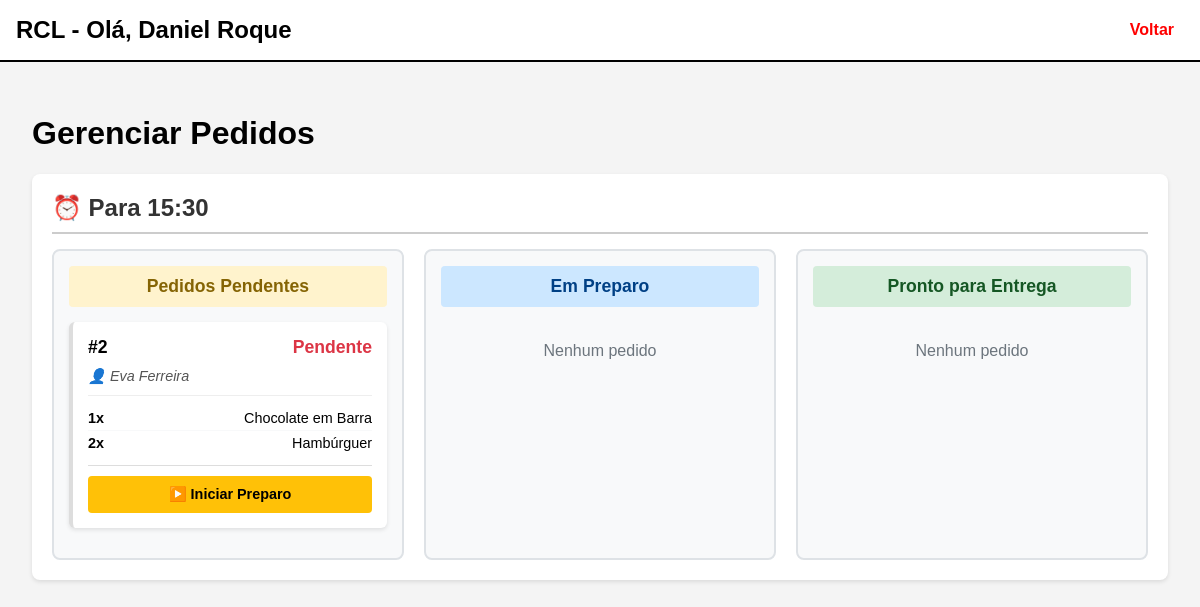
The page /EmployeeLayer/gerenciar_pedidos.php (signed in) on the database its author committed.
### tables this page shows
CREATE TABLE Pedidos (
    id_pedido INT AUTO_INCREMENT PRIMARY KEY,
    id_aluno INT NOT NULL,
    status VARCHAR(50) NOT NULL,
    codigo_retirada VARCHAR(20) NOT NULL UNIQUE,
    intervalo INT NOT NULL,
    forma_pagamento VARCHAR(50) NOT NULL,
    created_at DATETIME NOT NULL DEFAULT CURRENT_TIMESTAMP,

    update_by INT NULL, 
    updated_at DATETIME DEFAULT CURRENT_TIMESTAMP ON UPDATE CURRENT_TIMESTAMP,  

    CONSTRAINT fk_pedidos_aluno
        FOREIGN KEY (id_aluno) REFERENCES Alunos(id_aluno)
        ON UPDATE CASCADE
        ON DELETE RESTRICT, 

    CONSTRAINT fk_pedidos_intervalo
        FOREIGN KEY (intervalo) REFERENCES Intervalos(id_intervalo)
        ON UPDATE CASCADE
        ON DELETE RESTRICT
);

CREATE TABLE Intervalos (
    id_intervalo INT AUTO_INCREMENT PRIMARY KEY,
    nome VARCHAR(50) NOT NULL,
    horario_inicio TIME NOT NULL,
    horario_fim TIME NOT NULL,
    
    created_by INT NOT NULL,
    created_at DATETIME NOT NULL DEFAULT CURRENT_TIMESTAMP,

    update_by INT NULL, 
    updated_at DATETIME DEFAULT CURRENT_TIMESTAMP ON UPDATE CURRENT_TIMESTAMP,

    CONSTRAINT fk_intervalos_created_by
        FOREIGN KEY (created_by) REFERENCES Funcionarios(id_funcionario)
        ON UPDATE CASCADE
        ON DELETE RESTRICT,

    CONSTRAINT fk_intervalos_update_by 
        FOREIGN KEY (update_by) REFERENCES Funcionarios(id_funcionario)
        ON UPDATE CASCADE
        ON DELETE SET NULL 
);

CREATE TABLE Itens_Pedido (
    id_item_pedido INT AUTO_INCREMENT PRIMARY KEY,
    id_pedido INT NOT NULL,
    id_produto INT NOT NULL,
    quantidade INT NOT NULL,

    CONSTRAINT fk_itensp_pedido
        FOREIGN KEY (id_pedido) REFERENCES Pedidos(id_pedido)
        ON DELETE CASCADE
        ON UPDATE CASCADE,

    CONSTRAINT fk_itensp_produto
        FOREIGN KEY (id_produto) REFERENCES Produtos(id_produto)
        ON DELETE RESTRICT
        ON UPDATE CASCADE
);

CREATE TABLE Produtos (
    id_produto INT AUTO_INCREMENT PRIMARY KEY,
    nome VARCHAR(100) NOT NULL,
    descricao TEXT NOT NULL,
    categoria VARCHAR(100) NOT NULL DEFAULT 'Geral',
    preco_unitario DECIMAL(10,2) NOT NULL,
    estoque INT NOT NULL,
    estoque_minimo INT NOT NULL,
    imagem VARCHAR(225) NOT NULL,
    
    created_by INT NOT NULL,
    created_at DATETIME NOT NULL DEFAULT CURRENT_TIMESTAMP,

    update_by INT NULL, 
    updated_at DATETIME DEFAULT CURRENT_TIMESTAMP ON UPDATE CURRENT_TIMESTAMP,

    CONSTRAINT fk_produtos_created_by 
        FOREIGN KEY (created_by) REFERENCES Funcionarios(id_funcionario)
        ON UPDATE CASCADE
        ON DELETE RESTRICT,

    CONSTRAINT fk_produtos_update_by 
        FOREIGN KEY (update_by) REFERENCES Funcionarios(id_funcionario)
        ON UPDATE CASCADE
        ON DELETE SET NULL 
);

### EmployeeLayer/gerenciar_pedidos.php (the view, shortened to what this page needs)
<?php
$pdo = conectar();
function formatarStatus($status) {
    $status_map = [
        'pendente' => 'Pendente',
        'preparando' => 'Preparando',
        'pronto' => 'Pronto',
        'concluido' => 'Concluído',
        'cancelado' => 'Cancelado'
    ];
    return $status_map[$status] ?? ucfirst($status);
}
$sql_dados = "
    SELECT
        p.id_pedido, p.status, p.intervalo, p.forma_pagamento, p.created_at,
        ip.quantidade,
        prod.nome AS nome_produto,
        a.nome AS nome_aluno,
        i.horario_inicio
    FROM
        pedidos p
    JOIN
        itens_pedido ip ON p.id_pedido = ip.id_pedido
    JOIN
        produtos prod ON ip.id_produto = prod.id_produto
    JOIN
        alunos a ON p.id_aluno = a.id_aluno
    JOIN
        intervalos i ON p.intervalo = i.id_intervalo
    WHERE
        p.status IN ('" . STATUS_PENDENTE . "', '" . STATUS_PREPARANDO . "', '" . STATUS_PRONTO . "')
    ORDER BY
        i.horario_inicio ASC, p.id_pedido ASC
";
$stmt_dados = $pdo->query($sql_dados);
$dados_raw = $stmt_dados->fetchAll(PDO::FETCH_ASSOC);
$pedidos_agrupados = [];
$status_para_exibir = [
    STATUS_PENDENTE,
    STATUS_PREPARANDO,
    STATUS_PRONTO
];
foreach ($dados_raw as $row) {
    $horario_agrupamento = $row['horario_inicio'];
    $status = $row['status'];
    $id_pedido = $row['id_pedido'];
    if (!isset($pedidos_agrupados[$horario_agrupamento])) {
        $pedidos_agrupados[$horario_agrupamento] = [];
        foreach ($status_para_exibir as $s) {
             $pedidos_agrupados[$horario_agrupamento][$s] = [];
        }
    }
    if (!isset($pedidos_agrupados[$horario_agrupamento][$status][$id_pedido])) {
         $pedidos_agrupados[$horario_agrupamento][$status][$id_pedido] = [
             'id_pedido' => $id_pedido,
             'forma_pagamento' => $row['forma_pagamento'],
             'aluno' => $row['nome_aluno'],
             'horario_inicio' => $row['horario_inicio'],
             'itens' => []
         ];
    }
    $pedidos_agrupados[$horario_agrupamento][$status][$id_pedido]['itens'][] = [
        'quantidade' => $row['quantidade'],
        'nome_produto' => $row['nome_produto']
    ];
}
uksort($pedidos_agrupados, function($a, $b) {
    return strtotime($a) <=> strtotime($b);
});
?>
<html lang="pt-BR">
<head>
</head>
<body>
    <header>
        <div>RCL - Olá, <?php echo htmlspecialchars($_SESSION['funcionario_nome']) ?></div>
        <div>
            <a href="home.php">Voltar</a>
        </div>
    </header>
    <main>
        <h1>Gerenciar Pedidos</h1>
        <?php foreach ($pedidos_agrupados as $horario_agrupamento => $colunas): ?>
            <div class="intervalo-section">
                <div class="intervalo-header">⏰ Para <?= date('H:i', strtotime($horario_agrupamento)) ?></div>
                <div class="kanban-board">
                    <?php
                    $status_map = [
                        STATUS_PENDENTE => [
                            'title' => 'Pedidos Pendentes',
                            'class' => 'status-Pendente',
                            'text_class' => 'text-pendente'
                        ],
                        STATUS_PREPARANDO => [
                            'title' => 'Em Preparo',
                            'class' => 'status-Preparando',
                            'text_class' => 'text-preparando'
                        ],
                        STATUS_PRONTO => [
                            'title' => 'Pronto para Entrega',
                            'class' => 'status-Pronto',
                            'text_class' => 'text-pronto'
                        ],
                    ];
                    ?>
                    <?php foreach ($status_map as $status_key => $col_data): ?>
                        <div class="kanban-col">
                            <div class="col-title <?= $col_data['class'] ?>">
                                <?= $col_data['title'] ?>
                            </div>
                            <?php $pedidos_coluna = $colunas[$status_key] ?? []; ?>
                            <?php foreach ($pedidos_coluna as $id_pedido => $pedido): ?>
                                <div class="card">
                                    <div class="card-header">
                                        <span>#<?= $id_pedido ?></span>
                                        <span class="<?= $col_data['text_class'] ?>">
                                            <?= formatarStatus($status_key) ?>
                                        </span>
                                    </div>
                                    <div class="card-aluno">👤 <?= htmlspecialchars($pedido['aluno']) ?></div>
                                    <ul class="item-list">
                                        <?php foreach ($pedido['itens'] as $item): ?>
                                            <li>
                                                <span class="item-qty"><?= $item['quantidade'] ?>x</span>
                                                <span><?= htmlspecialchars($item['nome_produto']) ?></span>
                                            </li>
                                        <?php endforeach; ?>
                                    </ul>
                                    <div class="card-footer">
                                        <?php if ($status_key === STATUS_PENDENTE): ?>
                                            <a
                                                class="status-btn btn-preparando"
                                                href="gerenciar_pedidos.php?acao=status&id_pedido=<?= $id_pedido ?>&status=<?= STATUS_PREPARANDO ?>"
                                                onclick="return confirm('Mover Pedido #<?= $id_pedido ?> para PREPARANDO?');"
                                            >
                                                ▶️ Iniciar Preparo
                                            </a>
                                        <?php elseif ($status_key === STATUS_PRONTO): ?>
                                            <div class="current-status">
                                                ⏳ Aguardando retirada
                                            </div>
                                        <?php endif; ?>
                                    </div>
                                </div>
                            <?php endforeach; ?>
                            <?php if (empty($pedidos_coluna)): ?>
                                <div style="text-align: center; color: #6c757d; padding: 20px;">
                                    Nenhum pedido
                                </div>
                            <?php endif; ?>
                        </div>
                    <?php endforeach; ?>
                </div>
            </div>
        <?php endforeach; ?>
    </main>
</body>
</html>

### EmployeeLayer/gerenciar_pedidos.php (style rules this page uses)
body { margin: 0; font-family: Arial, sans-serif; background-color: #f4f4f4; }
main { padding: 2rem; }
header { padding: 1rem; font-size: 1.5rem; font-weight: bold; display: flex; justify-content: space-between; align-items: center; border-bottom: 2px solid #000; background: white; }
header div { display: flex; align-items: center; gap: 3rem; }
header a { color: red; text-decoration: none; font-size: 1rem; font-weight: bold; margin-right: 10px; }
.intervalo-section { margin-bottom: 30px; background: white; padding: 20px; border-radius: 8px; box-shadow: 0 2px 4px rgba(0,0,0,0.1); }
.intervalo-header { font-size: 1.5rem; font-weight: bold; margin-bottom: 15px; border-bottom: 2px solid #ccc; padding-bottom: 10px; color: #333; }
.kanban-board { display: grid; grid-template-columns: repeat(3, 1fr); gap: 20px; }
.kanban-col { background-color: #f8f9fa; padding: 15px; border-radius: 8px; border: 2px solid #dee2e6; }
.col-title { font-size: 1.1rem; font-weight: bold; margin-bottom: 15px; text-align: center; padding: 10px; border-radius: 4px; }
.card { background: white; border-radius: 6px; padding: 15px; box-shadow: 0 2px 4px rgba(0,0,0,0.1); margin-bottom: 15px; border-left: 4px solid #ddd; }
.card-header { font-size: 1.1rem; font-weight: bold; margin-bottom: 10px; display: flex; justify-content: space-between; align-items: center; }
.card-aluno { font-size: 0.9rem; color: #555; margin-bottom: 10px; font-style: italic; }
.item-list { list-style: none; padding: 0; margin: 0 0 10px 0; border-top: 1px solid #eee; padding-top: 10px; }
.item-list li { display: flex; justify-content: space-between; padding: 4px 0; font-size: 0.9rem; border-bottom: 1px solid #f8f9fa; }
.item-list li:last-child { border-bottom: none; }
.item-qty { font-weight: bold; width: 30px; text-align: left; }
.status-Pendente { background-color: #fff3cd; border-color: #ffeaa7; color: #856404; }
.status-Preparando { background-color: #cce7ff; border-color: #b3d7ff; color: #004085; }
.status-Pronto { background-color: #d4edda; border-color: #c3e6cb; color: #155724; }
.text-pendente { color: #dc3545; }
.card-footer { border-top: 1px solid #ddd; text-align: center; padding: 10px 0 0 0; margin-top: 10px; }
.status-btn { display: block; padding: 10px 15px; border: none; font-weight: bold; cursor: pointer; text-decoration: none; color: white; background: #007bff; transition: background-color 0.2s; border-radius: 4px; font-size: 0.9rem; }
.btn-preparando { background: #ffc107; color: #000; }

### rows shown on the page
pedidos: intervalo.horario_inicio "15:30", title "Pedidos Pendentes", id_pedido "2", status_key "Pendente", aluno "Eva Ferreira", itens_pedido.quantidade "1", produtos.nome "Chocolate em Barra", itens_pedido.quantidade "2", produtos.nome "Hambúrguer", title "Em Preparo", title "Pronto para Entrega"

### other values the page prints
$_SESSION['funcionario_nome'] "Daniel Roque"
